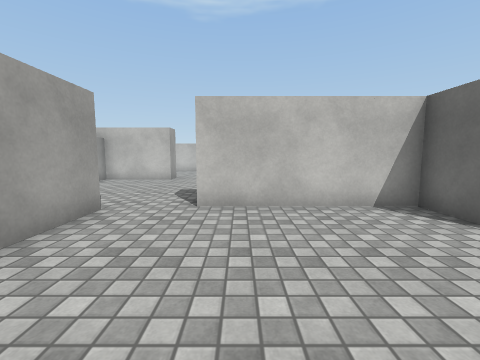
View 1 (above)

18 first-person views from a walk through a 3-D level made in the Unity game engine. The camera is 1.2 m above the floor, tilts 6° down and sees 90° across. The floor is counted in squares, 1 m on a side. Each view is taken from the middle of a square. On the plan, view 1 faces up. The plan holds only what a view shows up to about 12 squares ahead; the rest is blank. The place goes on beyond the plan. The player character is not drawn. Surface patterns are stand-ins for the level's own textures.

View 2
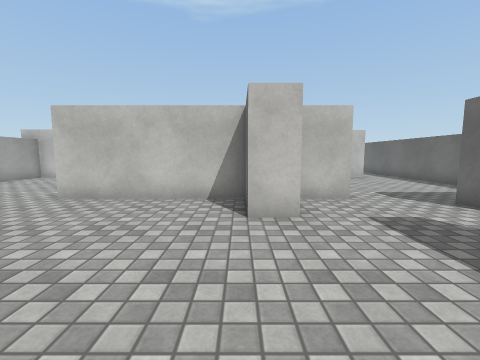

View 3
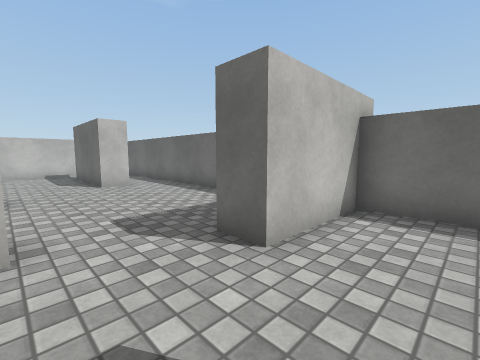

View 4
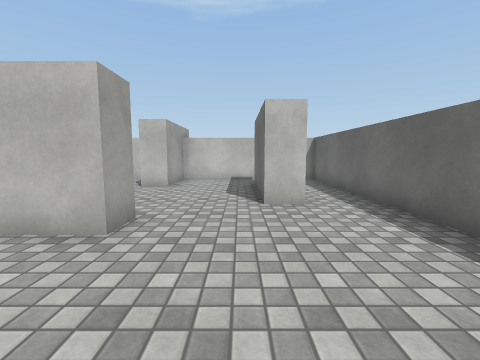

View 5
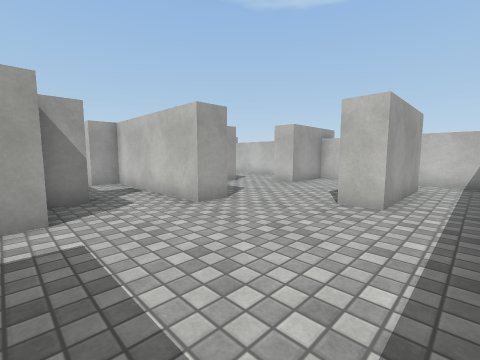

View 6
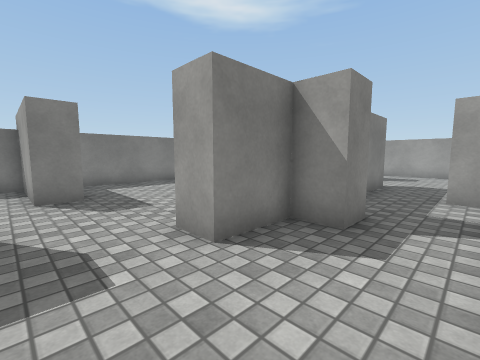

View 7
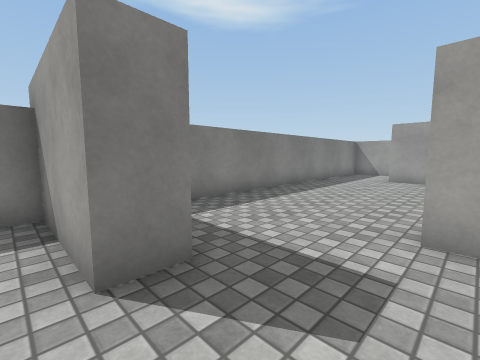

View 8
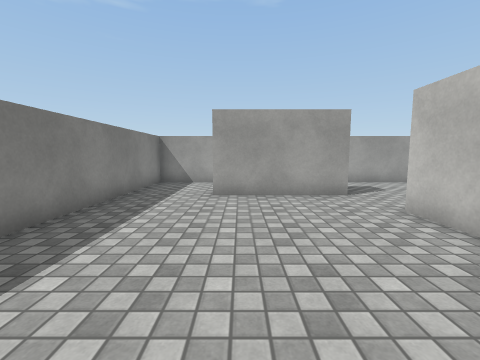

View 9
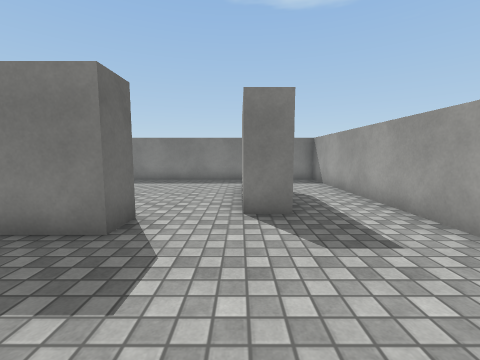

View 10
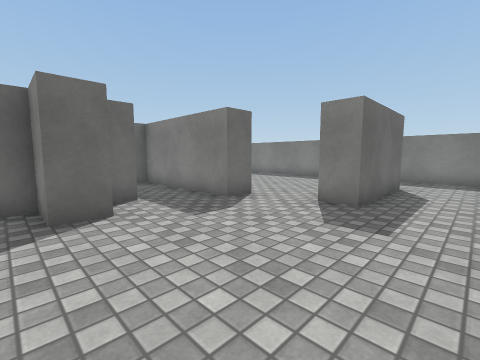

View 11
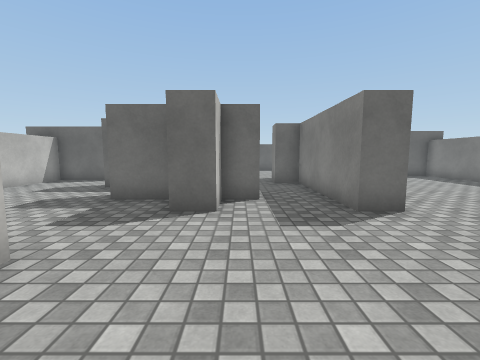

View 12
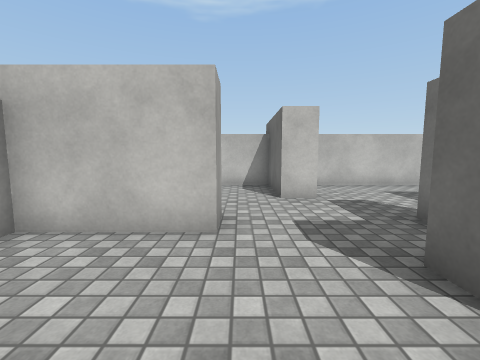

View 13
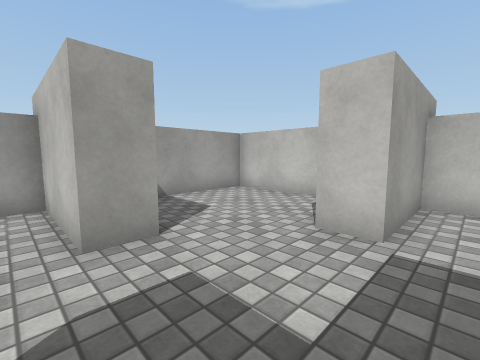

View 14
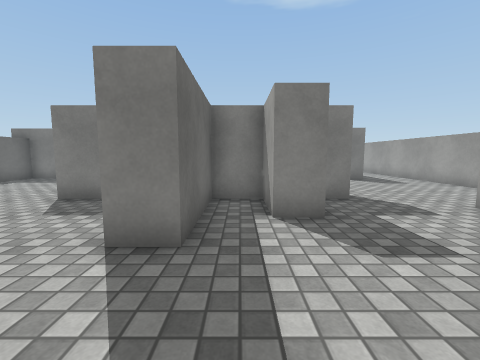

View 15
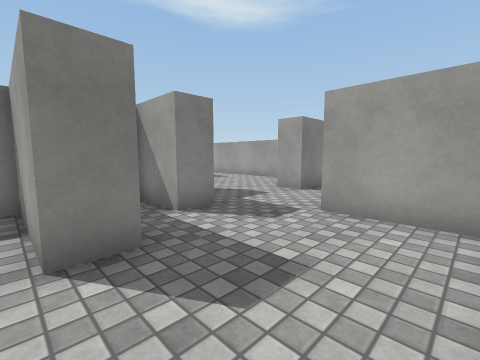

View 16
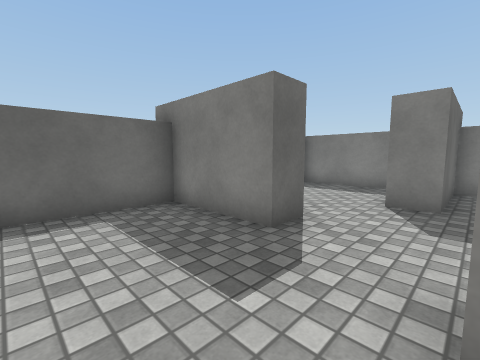

View 17
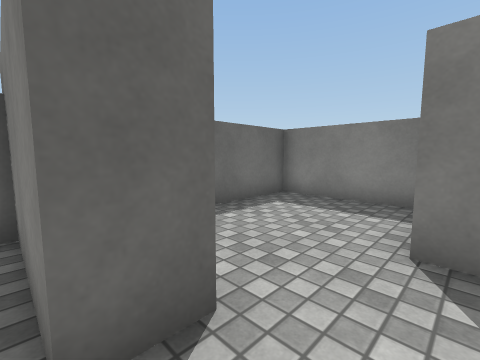

View 18
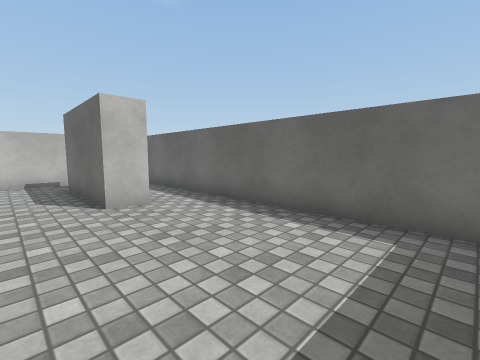

### Floor plan
Ten units are one square. View 1 is at (0, 0); x grows to the right and y downward. Boxes are objects, and circles mark ways between rooms. Rooms are numbered by the first view taken in them; rooms with no view inside come last. Other rooms are left out.
<svg viewBox="-70 -180 200 200">
<path fill="none" stroke="#000" d="M51 -41 51 -35 41 -35M58 -105 70 -105 70 -95 14 -95 14 -85M42 -39 42 -55 -10 -55M15 -65 42 -65 42 -75 51 -75 51 -65 70 -65 70 -55 56 -55M94 -39 94 -49 125 -49 125 -175 63 -175 63 -149 52 -149M38 -140 38 -105M-31 -52 -31 -11M106 -159 106 -116 96 -116 96 -159M-25 15 75 15 75 -17 85 -17 85 -5M-10 -55 -10 -65 15 -65M-41 -11 -41 -52 -31 -52M4 -84 4 -95 -10 -95 -10 -105M-34 -116 -65 -116 -65 15 -25 15M14 -85 8 -85M-10 -105 4 -105 4 -125M-9 -146 -18 -146M4 -125 14 -125 14 -105 28 -105 28 -140 38 -140M53 -154 53 -175 -9 -175 -9 -146M-18 -146 -18 -175 -65 -175 -65 -141M-34 -128 -34 -116M-50 -125 -32 -125M85 -5 85 15 125 15 125 -39 94 -39"/>
<circle cx="-35" cy="5" r="3" fill="#2a7"/>
<circle cx="0" cy="-67" r="3" fill="#2a7"/>
<circle cx="50" cy="-140" r="3" fill="#2a7"/>
<circle cx="90" cy="-20" r="3" fill="#2a7"/>
<circle cx="-20" cy="-110" r="3" fill="#2a7"/>
<circle cx="-30" cy="-120" r="3" fill="#2a7"/>
<circle cx="5" cy="-135" r="3" fill="#2a7"/>
<circle cx="-30" cy="-130" r="3" fill="#2a7"/>
<text x="60" y="-70">1</text>
<text x="-40" y="-60">2</text>
<text x="-10" y="-120">3</text>
<text x="20" y="-150">4</text>
<text x="-40" y="-150">5</text>
<text x="110" y="-10">6</text>
</svg>
Room 1 opens to room 2. Room 1 opens to room 4. Room 1 opens to room 6. Room 2 opens to room 3. Room 2 opens to room 5. Room 3 opens to room 4. Room 3 opens to room 5.

Where each view was taken, in squares from view 1:
view 1: 0 up, 0 right, facing up
view 2: 1 down, 4 right, facing up
view 3: 2 up, 7 right, facing up-right
view 4: 6 up, 9 right, facing up
view 5: 6 up, 12 right, facing up-left
view 6: 9 up, 9 right, facing down-left
view 7: 4 up, 9 right, facing down-left
view 8: 2 up, 4 right, facing left
view 9: 10 up, 3 left, facing down
view 10: 11 up, 6 left, facing down-right
view 11: 9 up, 6 left, facing right
view 12: 8 up, 3 left, facing up
view 13: 11 up, 0 right, facing up-left
view 14: 17 up, 2 right, facing down
view 15: 17 up, 4 right, facing down-left
view 16: 8 up, 7 right, facing down-right
view 17: 5 up, 8 right, facing down-right
view 18: 6 up, 8 right, facing up-right
